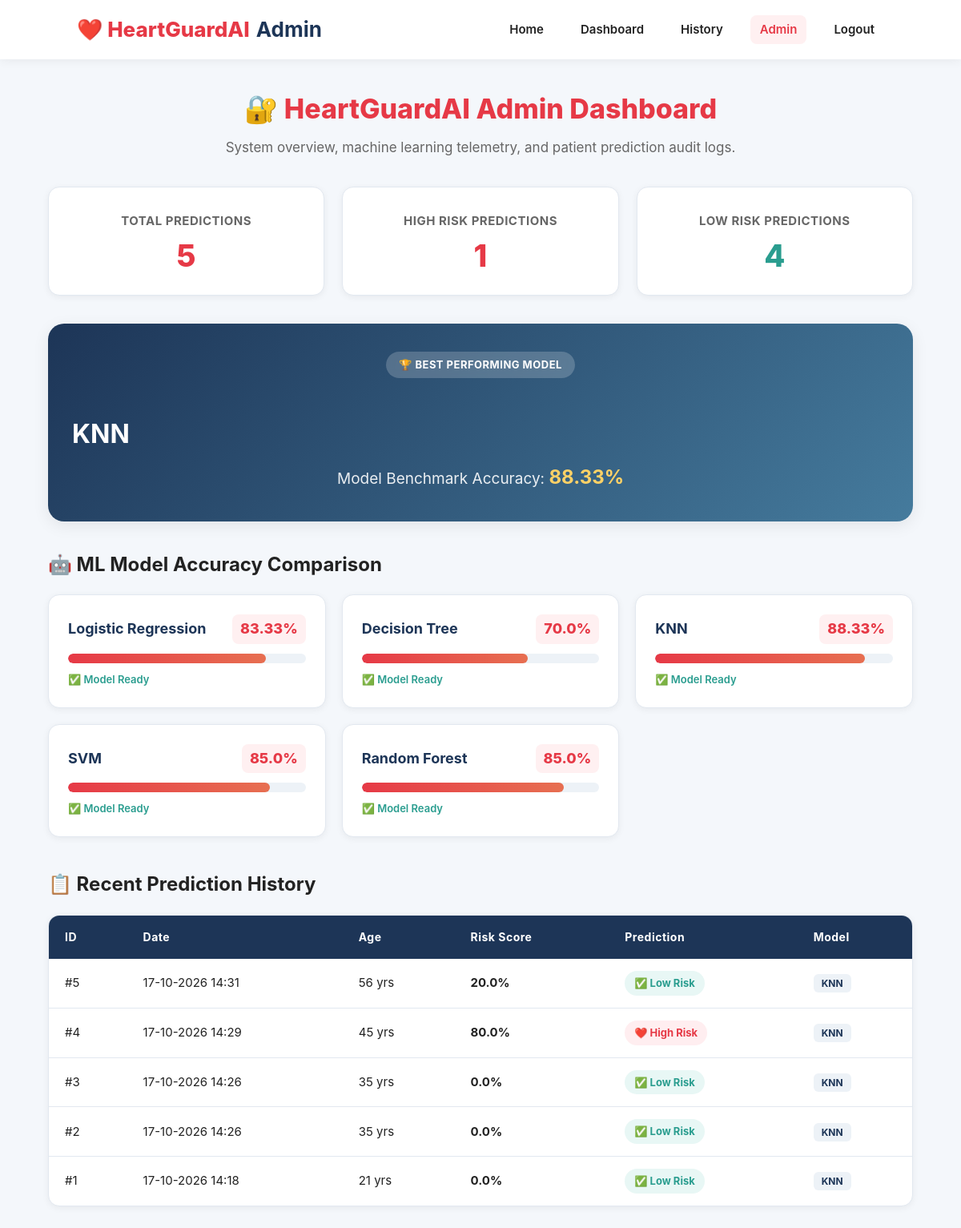
/admin (signed in), run on the app's committed database.
### tables this page shows
CREATE TABLE predictions (
            id INTEGER PRIMARY KEY AUTOINCREMENT,
            age INTEGER,
            sex INTEGER,
            cp INTEGER,
            trestbps INTEGER,
            chol INTEGER,
            prediction TEXT,
            risk REAL,
            model TEXT,
            created_at TIMESTAMP DEFAULT CURRENT_TIMESTAMP
        );

### app.py (the view)
@app.route("/admin")
def admin():
    if not session.get("admin"):
        return redirect(url_for("login"))
    best_model, best_accuracy = get_best_model_info()
    predictions = get_all_predictions()
    total_predictions = len(predictions)
    high_risk = sum(1 for p in predictions if p.get("prediction") == 1)
    low_risk = sum(1 for p in predictions if p.get("prediction") == 0)
    model_name_map = {
        "logistic_regression": "Logistic Regression",
        "decision_tree": "Decision Tree",
        "knn": "KNN",
        "svm": "SVM",
        "random_forest": "Random Forest"
    }
    loaded_status = {
        disp: (key in trained_models and trained_models[key] is not None)
        for key, disp in model_name_map.items()
    }
    return render_template(
        "admin.html",
        models=MODEL_ACCURACIES,
        loaded_status=loaded_status,
        best_model=best_model,
        best_accuracy=best_accuracy,
        total_predictions=total_predictions,
        high_risk=high_risk,
        low_risk=low_risk,
        predictions=predictions
    )

### app.py (called while the page is built)
def get_db_connection():
    os.makedirs(os.path.dirname(DB_PATH), exist_ok=True)
    conn = sqlite3.connect(DB_PATH)
    conn.row_factory = sqlite3.Row
    return conn

def get_best_model_info():
    best_name = "KNN"
    try:
        if os.path.exists(BEST_MODEL_FILE):
            with open(BEST_MODEL_FILE, "r") as f:
                content = f.read().strip()
                name_map = {
                    "knn": "KNN",
                    "logistic_regression": "Logistic Regression",
                    "decision_tree": "Decision Tree",
                    "svm": "SVM",
                    "random_forest": "Random Forest"
                }
                if content.lower() in name_map:
                    best_name = name_map[content.lower()]
                elif content:
                    best_name = content.upper()
    except Exception as e:
        print(f"Error reading best_model.txt: {e}")
    best_acc = MODEL_ACCURACIES.get(best_name, 88.33)
    return best_name, best_acc

### templates/admin.html (shortened to what this page needs)
<!DOCTYPE html>
<html lang="en">
<head>
    <link rel="stylesheet" href="{{ url_for('static', filename='css/style.css') }}">
</head>
<body>
    <header class="navbar">
        <div class="logo">
            ❤️ HeartGuardAI <span>Admin</span>
        </div>
        <nav class="nav-links">
            <a href="{{ url_for('home') }}">Home</a>
            <a href="{{ url_for('dashboard') }}">Dashboard</a>
            <a href="{{ url_for('history') }}">History</a>
            <a href="{{ url_for('admin') }}" class="active">Admin</a>
            <a href="{{ url_for('logout') }}">Logout</a>
        </nav>
    </header>
    <main class="dashboard-container">
        <div class="page-title">
            <h1>🔐 HeartGuardAI Admin Dashboard</h1>
            <p>System overview, machine learning telemetry, and patient prediction audit logs.</p>
        </div>
        <div class="stats-container">
            <div class="stat-card">
                <h3>Total Predictions</h3>
                <p class="stat-number">{{ total_predictions }}</p>
            </div>
            <div class="stat-card high-risk">
                <h3>High Risk Predictions</h3>
                <p class="stat-number">{{ high_risk }}</p>
            </div>
            <div class="stat-card low-risk">
                <h3>Low Risk Predictions</h3>
                <p class="stat-number">{{ low_risk }}</p>
            </div>
        </div>
        <section class="best-model">
            <div class="best-badge">🏆 Best Performing Model</div>
            <h2>{{ best_model }}</h2>
            <p>Model Benchmark Accuracy: <strong>{{ best_accuracy }}%</strong></p>
        </section>
        <section class="model-section">
            <h2>🤖 ML Model Accuracy Comparison</h2>
            <div class="model-grid">
                {% for name, accuracy in models.items() %}
                <div class="model-card">
                    <div class="model-card-header">
                        <h3>{{ name }}</h3>
                        <div class="accuracy">{{ accuracy }}%</div>
                    </div>
                    <div class="progress-container">
                        <div class="progress-bar" style="width: {{ accuracy }}%;"></div>
                    </div>
                    <div class="model-status">
                        {% if loaded_status and loaded_status.get(name) %}
                        <span class="status-online">✅ Model Loaded in Memory</span>
                        {% else %}
                        <span class="status-online">✅ Model Ready</span>
                        {% endif %}
                    </div>
                </div>
                {% endfor %}
            </div>
        </section>
        <section class="section-container">
            <h2>📋 Recent Prediction History</h2>
            <div class="table-container">
                <table>
                    <thead>
                        <tr>
                            <th>ID</th>
                            <th>Date</th>
                            <th>Age</th>
                            <th>Risk Score</th>
                            <th>Prediction</th>
                            <th>Model</th>
                        </tr>
                    </thead>
                    <tbody>
                        {% for p in predictions %}
                        <tr>
                            <td>#{{ p["id"] }}</td>
                            <td>{{ p["created_at"] }}</td>
                            <td>{{ p["age"] }} yrs</td>
                            <td><strong>{{ p["risk"] }}%</strong></td>
                            <td>
                                {% if p["prediction"] == 1 %}
                                <span class="risk-badge high">❤️ High Risk</span>
                                {% else %}
                                <span class="risk-badge low">✅ Low Risk</span>
                                {% endif %}
                            </td>
                            <td><span class="model-tag">{{ p["model"] }}</span></td>
                        </tr>
                        {% else %}
                        <tr>
                            <td colspan="6" class="no-records">
                                No prediction history available.
                            </td>
                        </tr>
                        {% endfor %}
                    </tbody>
                </table>
            </div>
        </section>
    </main>
</body>
</html>

### data on the page
predictions: id "5", created_at "17-10-2026 14:31", age "56", risk "20.0", prediction "✅ Low Risk", model "KNN"
predictions: id "4", created_at "17-10-2026 14:29", age "45", risk "80.0", prediction "❤️ High Risk", model "KNN"
predictions: id "3", created_at "17-10-2026 14:26", age "35", risk "0.0", prediction "✅ Low Risk", model "KNN"
predictions: id "2", created_at "17-10-2026 14:26", age "35", risk "0.0", prediction "✅ Low Risk", model "KNN"
predictions: id "1", created_at "17-10-2026 14:18", age "21", risk "0.0", prediction "✅ Low Risk", model "KNN"

### other printed values
{{ total_predictions }} "5"
{{ high_risk }} "1"
{{ low_risk }} "4"
{{ best_model }} "KNN"
{{ best_accuracy }} "88.33"
{{ name }} "Logistic Regression" "Decision Tree" "KNN" "SVM" "Random Forest"
{{ accuracy }} "83.33" "70.0" "88.33" "85.0" "85.0"
